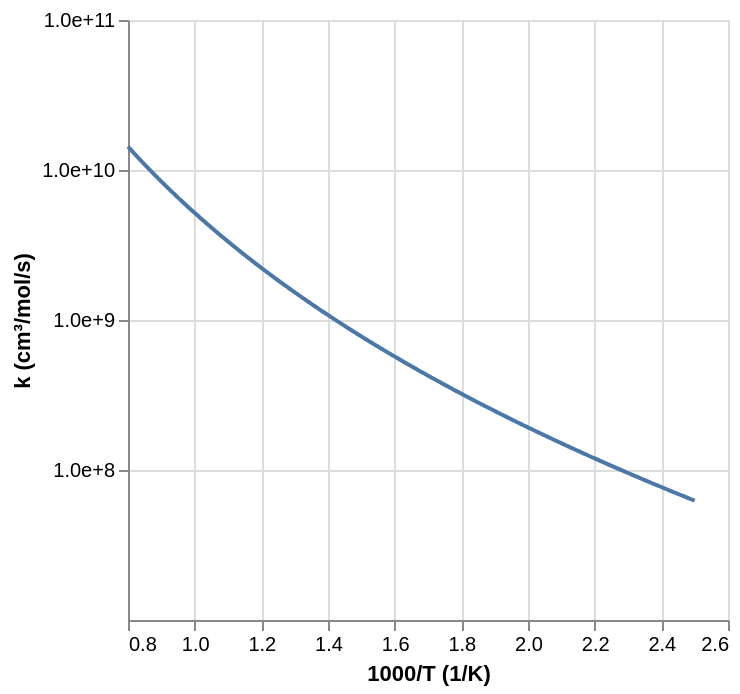
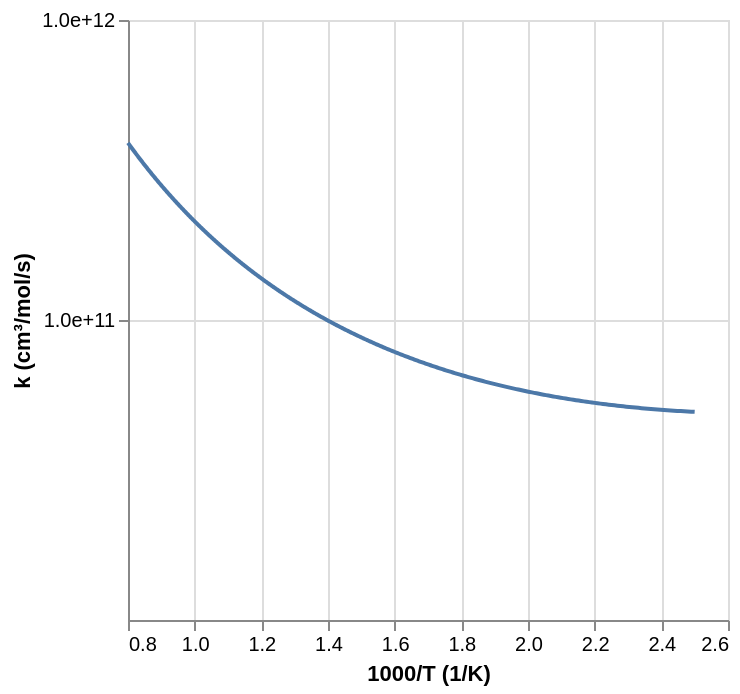
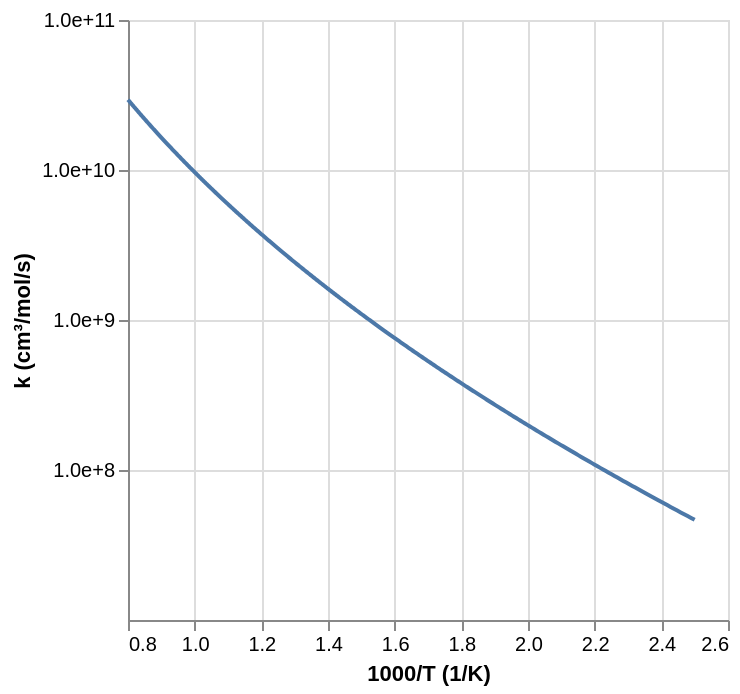
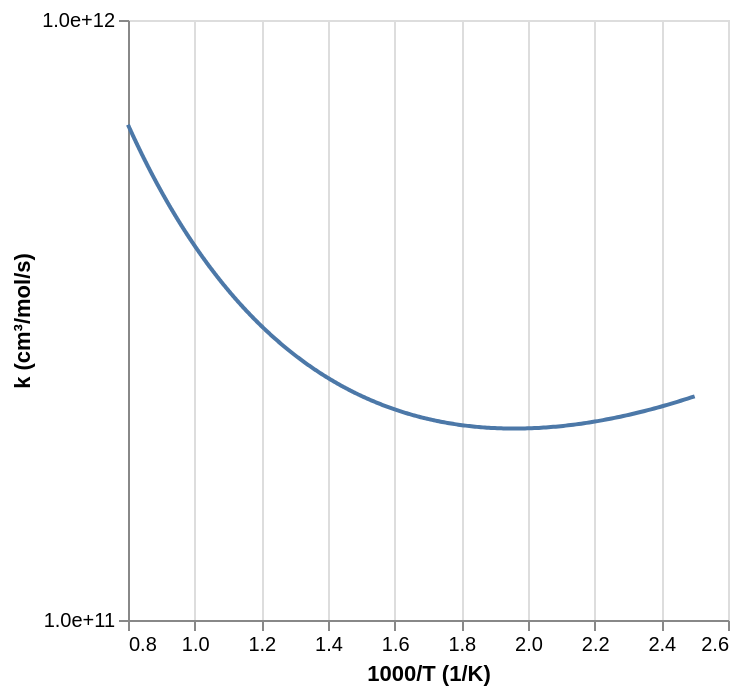

The cell these charts' notebook holds for them, in order:
### Code cell
# Read
workflow.read(tag=tag, root_path=root_path)

### Figure 1 — Vega-Lite specification as saved in the notebook (floating-point values rounded to 4 significant figures; data arrays with more than 128 entries replaced by an {"elided": "..."} marker saying what was removed)
{"config": {"view": {"continuousWidth": 300, "continuousHeight": 300}}, "data": {"name": "data-1dccba27127a8a2cce5ae4527afbae8d"}, "mark": {"type": "line"}, "encoding": {"x": {"field": "x", "title": "1000/T (1/K)", "type": "quantitative"}, "y": {"axis": {"format": ".1e", "values": [100000000, 1000000000, 10000000000, 100000000000]}, "field": "value", "scale": {"type": "log"}, "title": "k (cm³/mol/s)", "type": "quantitative"}}, "transform": [{"fold": ["This work"]}], "$schema": "https://vega.github.io/schema/vega-lite/v5.20.1.json", "datasets": {"data-1dccba27127a8a2cce5ae4527afbae8d": {"elided": "500 records"}}}

### Figure 2 — Vega-Lite specification as saved in the notebook (floating-point values rounded to 4 significant figures; data arrays with more than 128 entries replaced by an {"elided": "..."} marker saying what was removed)
{"config": {"view": {"continuousWidth": 300, "continuousHeight": 300}}, "data": {"name": "data-fa968811d4d0a179ace5384d9b3afdd9"}, "mark": {"type": "line"}, "encoding": {"x": {"field": "x", "title": "1000/T (1/K)", "type": "quantitative"}, "y": {"axis": {"format": ".1e", "values": [100000000000, 1000000000000, 10000000000000]}, "field": "value", "scale": {"type": "log"}, "title": "k (cm³/mol/s)", "type": "quantitative"}}, "transform": [{"fold": ["This work"]}], "$schema": "https://vega.github.io/schema/vega-lite/v5.20.1.json", "datasets": {"data-fa968811d4d0a179ace5384d9b3afdd9": {"elided": "500 records"}}}

### Figure 3 — Vega-Lite specification as saved in the notebook (floating-point values rounded to 4 significant figures; data arrays with more than 128 entries replaced by an {"elided": "..."} marker saying what was removed)
{"config": {"view": {"continuousWidth": 300, "continuousHeight": 300}}, "data": {"name": "data-608c6ae0ebcfa5247dd5db7dc51b76d5"}, "mark": {"type": "line"}, "encoding": {"x": {"field": "x", "title": "1000/T (1/K)", "type": "quantitative"}, "y": {"axis": {"format": ".1e", "values": [100000000, 1000000000, 10000000000, 100000000000]}, "field": "value", "scale": {"type": "log"}, "title": "k (cm³/mol/s)", "type": "quantitative"}}, "transform": [{"fold": ["This work"]}], "$schema": "https://vega.github.io/schema/vega-lite/v5.20.1.json", "datasets": {"data-608c6ae0ebcfa5247dd5db7dc51b76d5": {"elided": "500 records"}}}

### Figure 4 — Vega-Lite specification as saved in the notebook (floating-point values rounded to 4 significant figures; data arrays with more than 128 entries replaced by an {"elided": "..."} marker saying what was removed)
{"config": {"view": {"continuousWidth": 300, "continuousHeight": 300}}, "data": {"name": "data-d433714d089a020e2d88d67af497d80d"}, "mark": {"type": "line"}, "encoding": {"x": {"field": "x", "title": "1000/T (1/K)", "type": "quantitative"}, "y": {"axis": {"format": ".1e", "values": [100000000000, 1000000000000, 10000000000000]}, "field": "value", "scale": {"type": "log"}, "title": "k (cm³/mol/s)", "type": "quantitative"}}, "transform": [{"fold": ["This work"]}], "$schema": "https://vega.github.io/schema/vega-lite/v5.20.1.json", "datasets": {"data-d433714d089a020e2d88d67af497d80d": {"elided": "500 records"}}}
